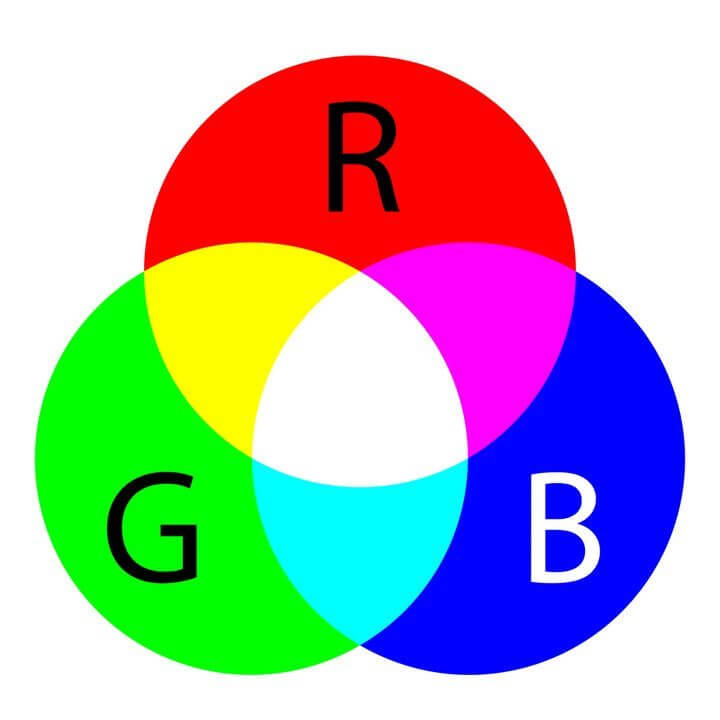
#> input picture Lab_2/RGB.jpg, 720 x 720 px
$ python 3.py
#> lines starting #> are read from the running program, lines starting #| are printed output that depends on the picture
from PIL import Image, ImageFont, ImageDraw

#размер водяного знака
wt_size = 100

with Image.open("RGB.jpg") as img:
#> img is the input picture: PIL image 720x720 RGB; mean R, G, B 178.6, 179.1, 178.7
    wtmark = Image.open("wtmark.png")
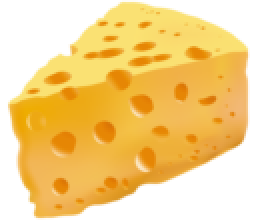
#> input picture Lab_2/wtmark.png, 128 x 110 px (shown 2 times larger)
#> wtmark is the input picture: PIL image 128x110 RGBA; mean R, G, B, A 163.6, 125.5, 47.7, 164.5
    wtmark.thumbnail((wt_size, wt_size))
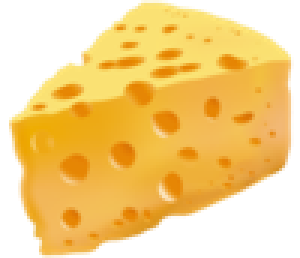
#> wtmark: PIL image 100x86 RGBA (shown 3 times larger); mean R, G, B, A 163.2, 125.2, 47.6, 164.5; transparent parts drawn white
    w, h = img.size
#> w = 720; h = 720


    wtmark.putalpha(130)
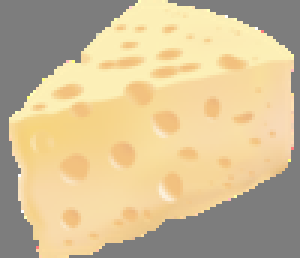
#> wtmark: PIL image 100x86 RGBA (shown 3 times larger); mean R, G, B, A 163.2, 125.2, 47.6, 130; transparent parts drawn white
    wt_mask = wtmark.convert("L").point(lambda x: min(x, 150)) #маска
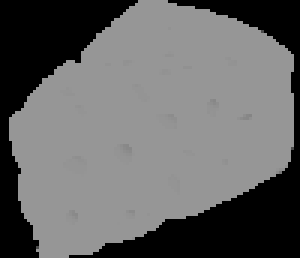
#> wt_mask: PIL image 100x86 L (shown 3 times larger); min 0, max 150, mean 101.4


    draw = ImageDraw.Draw(img)
    font = ImageFont.truetype("Arial.ttf", 14)

    for i in range(0, int(w/wt_size), 2):
        for j in range(0, int(h/wt_size), 2):
            #вставляем водяной знак с маской, и текст
            img.paste(wtmark, (i*wt_size, j*wt_size), mask = wt_mask)
            draw.text((wt_size*i+50 , wt_size*j + 50), "CHEESE", font = font, fill = (255, 255, 0, 130), anchor= "mm")
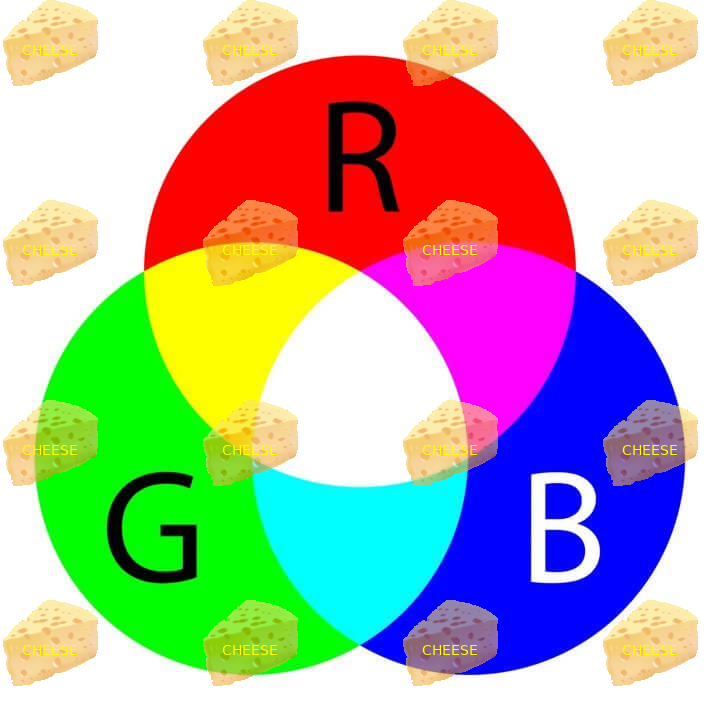
#> img: PIL image 720x720 RGB; mean R, G, B 183.9, 178.4, 165
    img.save("out.jpg")
    img.show()
